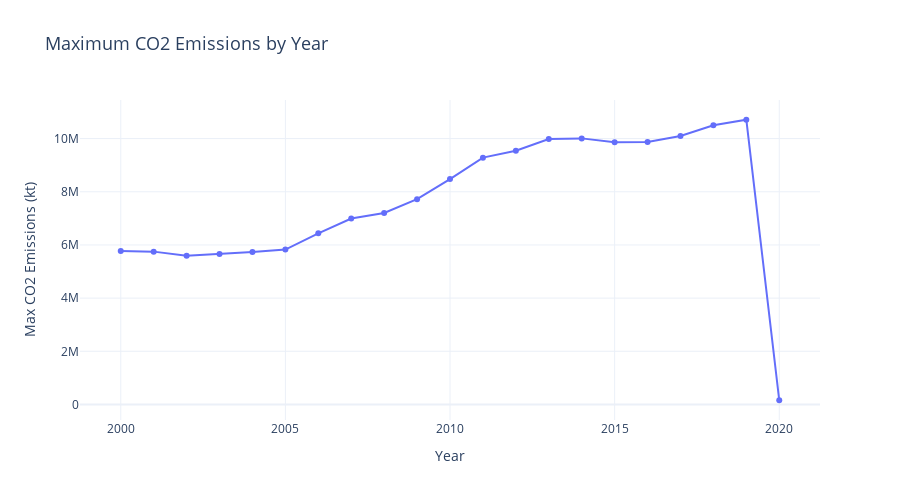

The notebook cell saved with this chart:
### Markdown cell above
#### 7. Analysis of the dependence between year and Value-co2-emissions

### Code cell
import plotly.express as px

# Calculate the maximum 'CO2' emissions for each 'Year'
CO2_By_Year = df.groupby('Year')['Value_co2_emissions_kt_by_country'].max().reset_index()

# line plot
fig_CO2_By_Year = px.line(
    CO2_By_Year,
    x='Year',
    y='Value_co2_emissions_kt_by_country',
    labels={'Year': 'Year', 'Value_co2_emissions_kt_by_country': 'Max CO2 Emissions (kt)'},
    title='Maximum CO2 Emissions by Year',
    height=500,  
    line_shape='linear',  
    line_dash_sequence=['solid'],  
    markers=True,  
    template='plotly_white' 
)

fig_CO2_By_Year.update_layout(
    xaxis_title_font=dict(size=14),
    yaxis_title_font=dict(size=14),
    title_font=dict(size=18)
)

fig_CO2_By_Year.show()

### Figure 1 — Plotly figure (JSON) as saved in the notebook; plotly's stock layout.template omitted (floating-point values rounded to 4 significant figures)
{"data": [{"hovertemplate": "Year=%{x}<br>Max CO2 Emissions (kt)=%{y}<extra></extra>", "legendgroup": "", "line": {"color": "#636efa", "dash": "solid", "shape": "linear"}, "marker": {"symbol": "circle"}, "mode": "lines+markers", "name": "", "orientation": "v", "showlegend": false, "type": "scatter", "x": [2000, 2001, 2002, 2003, 2004, 2005, 2006, 2007, 2008, 2009, 2010, 2011, 2012, 2013, 2014, 2015, 2016, 2017, 2018, 2019, 2020], "xaxis": "x", "y": [5775810, 5748260, 5593000.0, 5659000.0, 5738000.0, 5825000.0, 6437000.0, 6993000.0, 7200000.0, 7719000.0, 8475000.0, 9283000.0, 9542000.0, 9985000.0, 10010000.0, 9861000.0, 9875000.0, 10100000.0, 10500000.0, 10710000.0, 159900.0], "yaxis": "y"}], "layout": {"height": 500, "legend": {"tracegroupgap": 0}, "title": {"font": {"size": 18}, "text": "Maximum CO2 Emissions by Year"}, "xaxis": {"anchor": "y", "domain": [0, 1], "title": {"font": {"size": 14}, "text": "Year"}}, "yaxis": {"anchor": "x", "domain": [0, 1], "title": {"font": {"size": 14}, "text": "Max CO2 Emissions (kt)"}}}}
